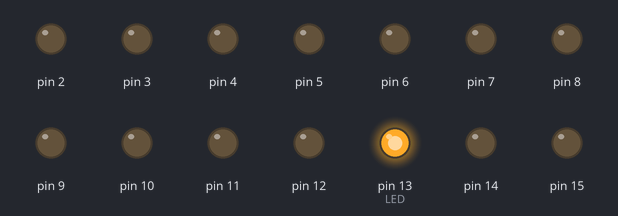
This sketch was run on a simulated Arduino Uno, built with avr-gcc and run on an emulated ATmega328P. Shown: output pins drawn as LEDs (lit = HIGH). The local clock reads 2024-03-15 10:24:30 at power-on unless the sketch sets it; what the sketch prints to the serial monitor is not drawn. At 1.1 s the program stops and its outputs stay as they are.

Above: at 0.1 s.
Timing chart, 0 to 1.6 s (numbered marks = the images above):
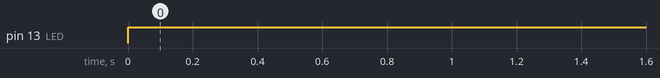

Measured:
- by itself, pin 13 (LED): LOW → HIGH at 0.00 s

The sketch:

bruteforce_time.ino
```cpp
#include <LowPower.h>

#include <Wire.h>
#include <DS3231.h>

#define LED 13
DS3231 clock;
RTCDateTime dt;

long nextTick = 0;

void setup(){
  for (int i=0; i<20; i++){
    if (i == 1) continue;
    pinMode(i, OUTPUT);
  }
  Serial.begin(9600);
   clock.begin();
  clock.setDateTime(0);


}

void printDouble( double val, byte precision){
 // prints val with number of decimal places determine by precision
 // precision is a number from 0 to 6 indicating the desired decimial places
 // example: printDouble( 3.1415, 2); // prints 3.14 (two decimal places)

 Serial.print (int(val));  //prints the int part
 if( precision > 0) {
   Serial.print("."); // print the decimal point
   unsigned long frac;
   unsigned long mult = 1;
   byte padding = precision -1;
   while(precision--)
      mult *=10;

   if(val >= 0)
     frac = (val - int(val)) * mult;
   else
     frac = (int(val)- val ) * mult;
   unsigned long frac1 = frac;
   while( frac1 /= 10 )
     padding--;
   while(  padding--)
     Serial.print("0");
   Serial.print(frac,DEC) ;
 }
}

void pretty_time(long int duration, char* buff) {
	/*
 	 * Convert Arduino's time in milliseconds
 	 * to human readable values
 	 */

	long millis = duration % 1000;
	long second = (duration / 1000) % 60;
	long minute = (duration / (1000 * 60UL)) % 60;
	long hour = (duration / (1000 * 60UL * 60UL)) % 24;
	char nice[13];
	sprintf(nice, "%02ld:%02ld:%02ld.%03ld", hour, minute, second, millis);
	strncpy(buff, nice, sizeof(nice));

}


//double ratio = 1.058699;
double ratio = 1.065;
double upperLimit = 1.07;
double lowerLimit = 1.058593;
unsigned int nIter = 0;
double deltaMili = 0;

/* Inaccurate way of entering deep sleep for X ms
 * while keep the time kindof accurate
 */
void sleep(long ms, double ratio){

     for (int i=ms/500; i>0; i--) {
       LowPower.powerDown(SLEEP_500MS, ADC_OFF, BOD_OFF);
       nIter += 1; // Ratio minimize the gap between real-time
                                // and shitty calcultations
                                // let's call it good enough
    }

}

/* Inaccurate way of keeping track of millis()
 * after some deep sleep
 */
long now() {
   return (millis() - deltaMili + (500.0 * nIter * ratio));
}


double bruteforce_ratio(double currentRatio, long rtcVal, long timeMs) {

  unsigned int calcVal = (timeMs + (500 * nIter * ratio)) / 1000;

  while (rtcVal != calcVal){

    // ratio needs to be increased
    if (rtcVal > calcVal ) {
      lowerLimit = currentRatio;
      currentRatio = ((upperLimit + currentRatio) / 2);

    }
    // ratio needs to be decreased
    else if (rtcVal < calcVal ) {
      upperLimit = currentRatio;
      currentRatio = ( (lowerLimit + currentRatio ) / 2);
    }
    // ratio is not being updated anymore
    if (ratio == currentRatio) break;
    calcVal = (timeMs + (500 * nIter * currentRatio)) / 1000;

  }

  return currentRatio;
}


void loop(){


  //LowPower.idle(SLEEP_8S, ADC_OFF, TIMER2_OFF, TIMER1_OFF, TIMER0_ON,
  //              SPI_OFF, USART0_OFF, TWI_OFF);
  digitalWrite(LED, !digitalRead(LED));
  sleep(1000, ratio);

  dt = clock.getDateTime();
  if ( dt.unixtime != now()/1000 ){
    Serial.print("RTC time:");
    Serial.println(dt.unixtime);
    Serial.print("Calculated Time:");
    Serial.println(now()/1000);
    Serial.print("Old ratio: ");
    printDouble(ratio, 6);
    Serial.println();
    Serial.flush();
    ratio = bruteforce_ratio(ratio, dt.unixtime, millis() - deltaMili);
    Serial.print("New ratio: ");
    printDouble(ratio, 6);
    Serial.println();
    Serial.println("====================");
    Serial.flush();
  }

}
```
